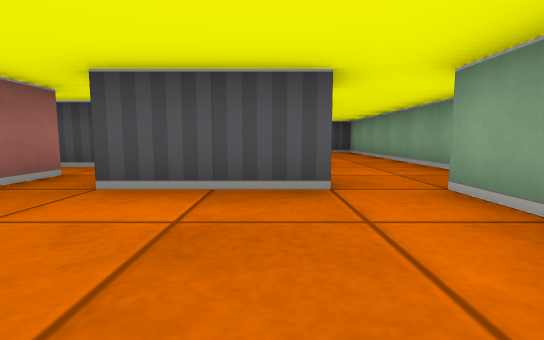
view 1 (above)

21 first-person views from a walk through a cub3D level. The camera is about half as high as the walls, tilts 6° down and sees 85° across. The floor is counted in squares. Each view is taken from the middle of a square. On the plan, view 1 faces up. The plan holds only what a view shows up to about 9 squares ahead; the rest is blank.

view 2
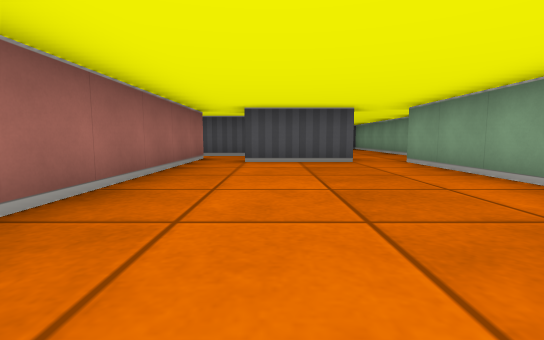

view 3
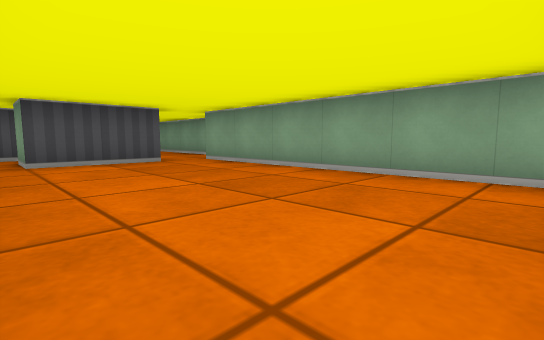

view 4
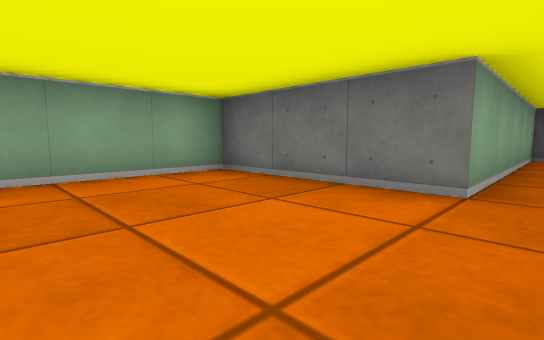

view 5
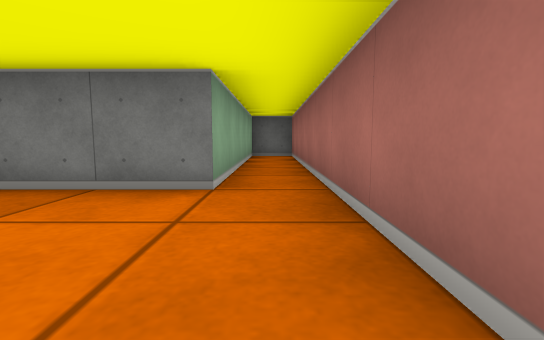

view 6
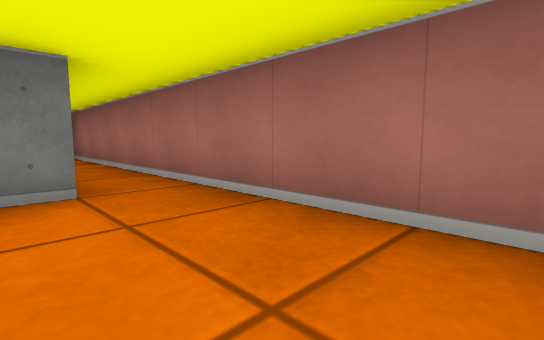

view 7
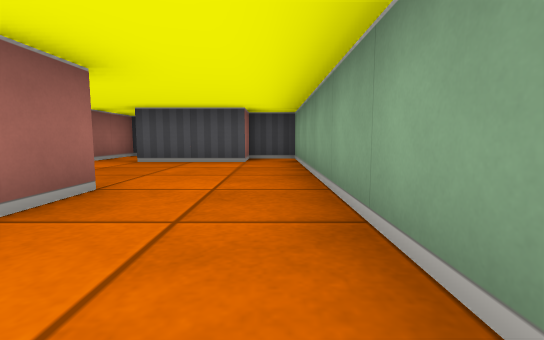

view 8
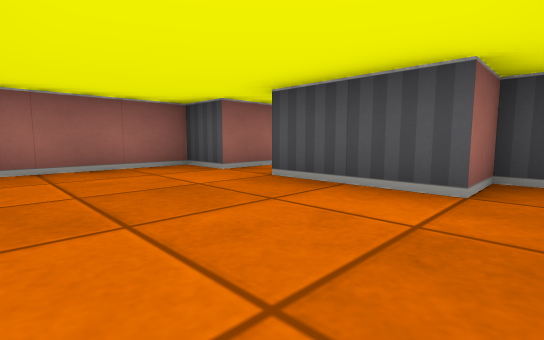

view 9
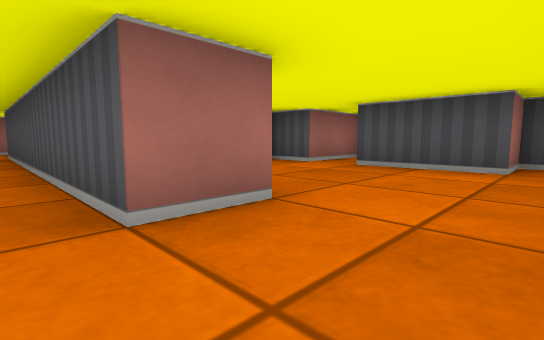

view 10
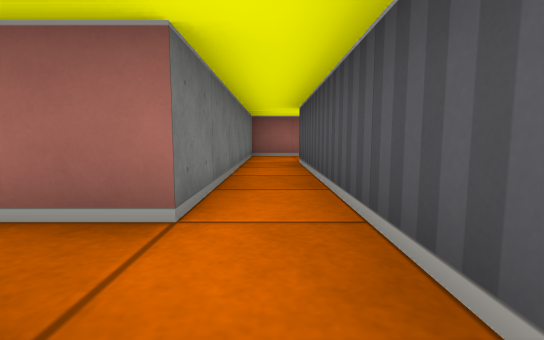

view 11
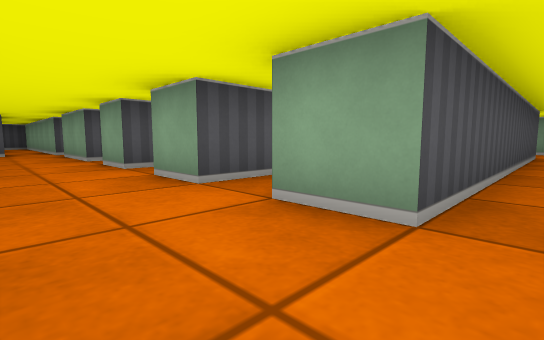

view 12
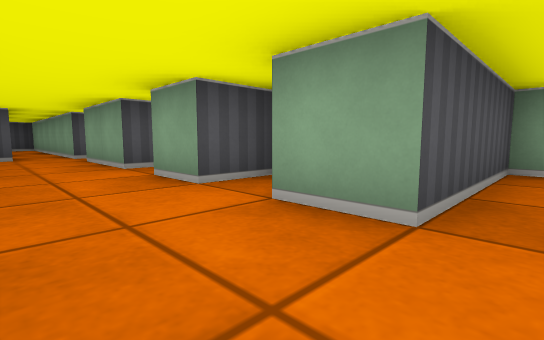

view 13
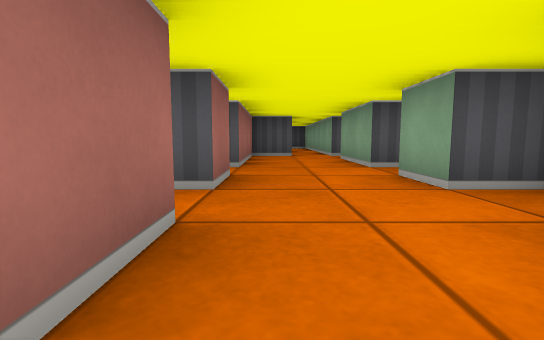

view 14
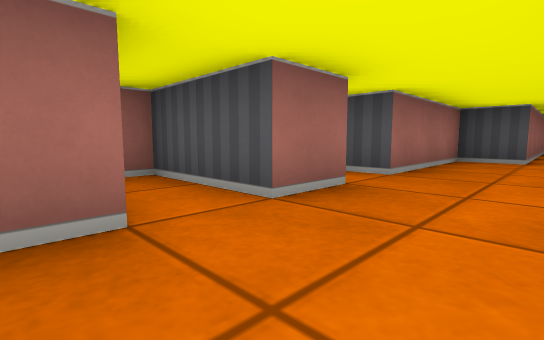

view 15
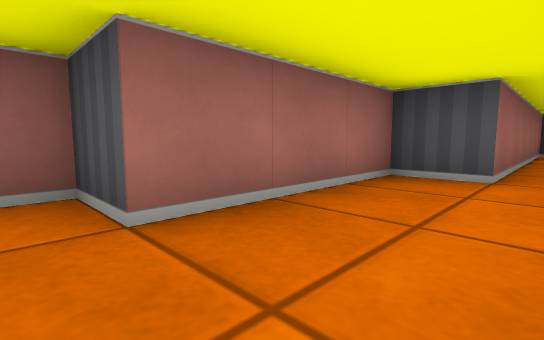

view 16
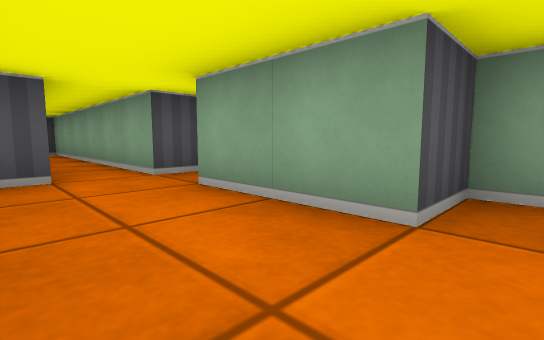

view 17
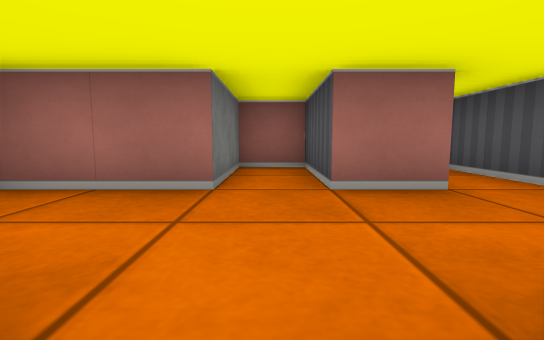

view 18
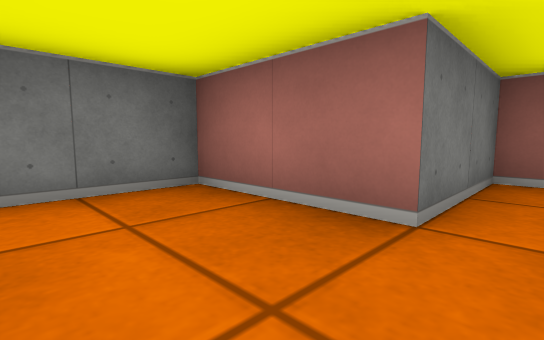

view 19
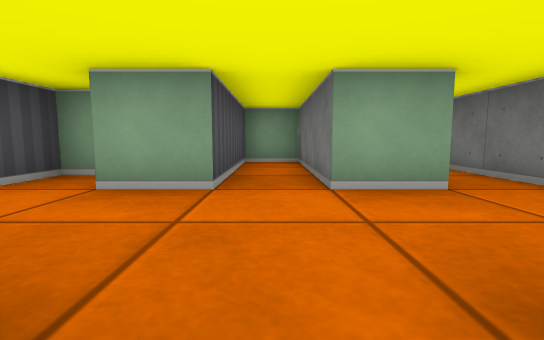

view 20
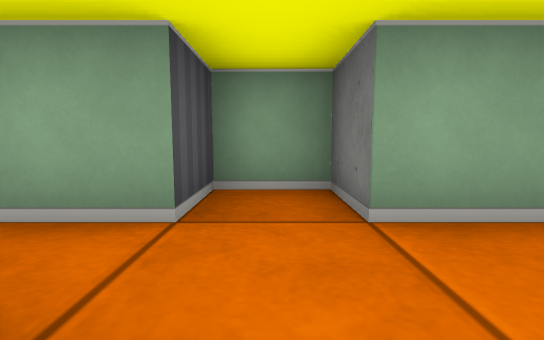

view 21
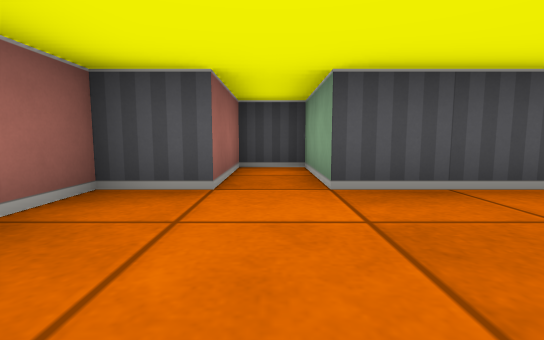

### Floor plan
Ten units are one square. View 1 is at (0, 0); x grows to the right and y downward. Boxes are objects, and circles mark ways between rooms. Rooms are numbered by the first view taken in them; rooms with no view inside come last. Other rooms are left out.
<svg viewBox="-110 -200 140 290">
<path fill="none" stroke="#000" d="M6 -25 -15 -25 -15 -35M-25 -35 -25 85 -15 85 -15 35 15 35 15 -25M5 -55 5 -45 -15 -45M25 -35 25 -55M25 -55 25 -95 15 -95 15 -85 -5 -85 -5 -105 -15 -105 -15 -85 -25 -85 -25 -61M-85 -55 -85 -35 -25 -35M-15 -45 -65 -45 -65 -55M-65 -55 -35 -55 -35 -65 -65 -65 -65 -75M-85 -76 -85 -65 -105 -65 -105 -55 -85 -55M-55 -100 -55 -105 -65 -105 -65 -125 -55 -125 -55 -135 -65 -135 -65 -195 -75 -195 -75 -135 -85 -135 -85 -105 -95 -105 -95 -100M-85 -96 -85 -85 -105 -85 -105 -81M-55 -80 -55 -85 -65 -85 -65 -95"/>
<circle cx="10" cy="-30" r="3" fill="#2a7"/>
<circle cx="-20" cy="-30" r="3" fill="#2a7"/>
<circle cx="15" cy="-50" r="3" fill="#2a7"/>
<circle cx="-5" cy="-40" r="3" fill="#2a7"/>
<circle cx="-75" cy="-50" r="3" fill="#2a7"/>
<circle cx="-75" cy="-70" r="3" fill="#2a7"/>
<circle cx="-75" cy="-90" r="3" fill="#2a7"/>
<text x="-10" y="10">1</text>
<text x="10" y="-40">2</text>
<text x="0" y="-70">3</text>
<text x="-60" y="-40">4</text>
<text x="-70" y="-60">5</text>
<text x="-70" y="-130">6</text>
<text x="-80" y="-80">7</text>
</svg>
Room 1 opens to room 2. Room 1 opens to room 4. Room 2 opens to room 3. Room 2 opens to room 4. Room 4 opens to room 5. Room 5 opens to room 7. Room 6 opens to room 7.

Where each view was taken, in squares from view 1:
view 1: 0 up, 0 right, facing up
view 2: 3 down, 1 left, facing up
view 3: 3 down, 2 left, facing up-right
view 4: 1 down, 2 left, facing down-right
view 5: 1 down, 2 left, facing down
view 6: 1 down, 1 left, facing down-left
view 7: 3 up, 2 right, facing up
view 8: 6 up, 2 right, facing up-left
view 9: 4 up, 2 right, facing up-left
view 10: 4 up, 1 left, facing left
view 11: 4 up, 8 left, facing up-right
view 12: 6 up, 8 left, facing up-right
view 13: 6 up, 8 left, facing up
view 14: 7 up, 7 left, facing up-left
view 15: 10 up, 7 left, facing up-left
view 16: 10 up, 8 left, facing up-right
view 17: 6 up, 6 left, facing left
view 18: 6 up, 7 left, facing down-left
view 19: 6 up, 9 left, facing right
view 20: 13 up, 8 left, facing right
view 21: 6 up, 1 left, facing up
